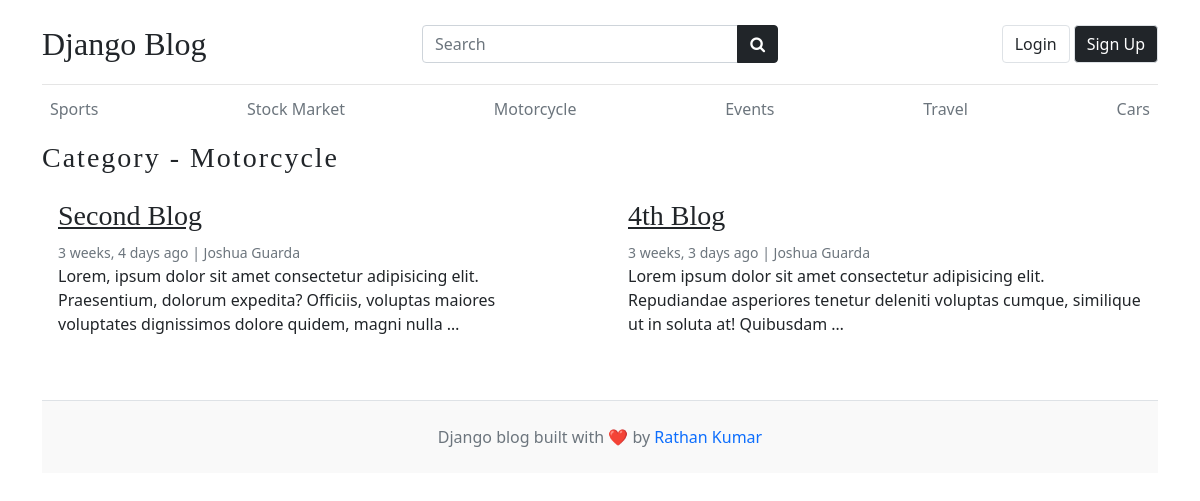
Page /category/3/ on the earlier database version.
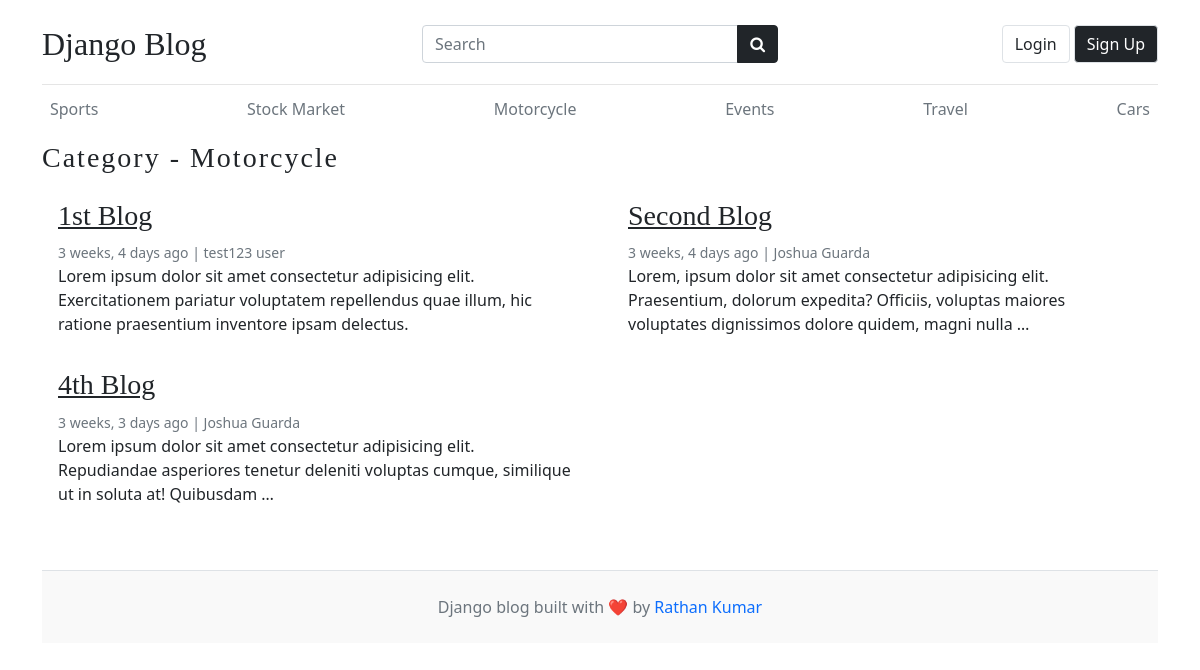
Same page on the later database version.
### blogs/models.py (models this page shows, shortened)
class Category(models.Model):
    category_name = models.CharField(max_length=50, unique= True)
    created_at = models.DateTimeField(auto_now_add=True)
    updated_at = models.DateTimeField(auto_now=True)
    def __str__(self) -> str:
        return self.category_name
    class Meta:
        verbose_name_plural = 'Categories'

class Blog(models.Model):
    title = models.CharField(max_length=100)
    slug = models.SlugField(max_length=150,unique=True, blank=True) # Slug is the - in the url This-is-My-first-Blog --> this should automatically created check setup in your admin.py
    category=models.ForeignKey(Category,on_delete=models.CASCADE)# if you delete the Category all Blog under that Category is deleted
    author = models.ForeignKey(User,on_delete=models.CASCADE)
    featured_image = models.ImageField(upload_to='uploads/%Y/%m/%d') # the Image uploaded will go to this directory NOTE: this directory will be create automatically using the declared name in upload_to
    short_description= models.TextField(max_length=500)
    blog_body=models.TextField(max_length=2000)
    status = models.CharField(choices=STATUS_CHOICES, default='Draft')  # the model field will depend on the choices since we use 0,1 as value that is why we use IntegerField
    is_featured= models.BooleanField(default = False)
    created_at = models.DateTimeField(auto_now_add=True)
    updated_at = models.DateTimeField(auto_now=True)

### blogs/views.py (the view)
def posts_by_category(request,category_id):
    posts = Blog.objects.filter(status='Published',category=category_id)
    category = Category.objects.get(id=category_id)
    context={
        'category':category,
        'posts':posts,
    }
    return render(request,'post_by_category.html',context)

### blogs/context_processors.py (called while the page is built)
def get_categories(request):
    categories = Category.objects.all()
    return dict(categories=categories)

def get_socials(request):
    socials = Socials.objects.all()
    return dict(socials=socials)

### templates/post_by_category.html (shortened to what this page needs)
{% extends "base.html" %}
{% load static %}
  {% block content %}
      <h3 class="text-upppercase text-dark" style="letter-spacing: 2px;">Category - {{category}} </h3>
      <div class="row mb-2">
          {% if posts %}
            {% for post in posts %}
                <div class="col-md-6">
                    <div class="card border-0">
                        <div class="card-body">
                            <h3><a href="{%url 'blogs' post.slug%}" class="text-dark">{{post.title}}</a></h3>
                            <small class="mb-1 text-muted">{{post.created_at| timesince}} ago | {{post.author.first_name}} {{post.author.last_name}}</small>
                            <p class="card-text">
                            {{post.short_description | truncatewords:20}}
                            </p>
                        </div>
                    </div>
                </div>
              {% endfor %}
            {% else %}
            <div class="col-md-2 my-5 lead">
              <p>No posts found</p>
            </div>
          {% endif %}
      </div>
  {% endblock content %}

### templates/base.html (shortened to what the changed rows need)
{% load static %}
<!DOCTYPE html>
<html lang="en">
    <head>
        <link href="https://cdn.jsdelivr.net/npm/bootstrap@5.0.2/dist/css/bootstrap.min.css" rel="stylesheet">
        <link rel="stylesheet" href="https://cdnjs.cloudflare.com/ajax/libs/font-awesome/4.7.0/css/font-awesome.min.css">
        <link type='text/css' href="{% static 'css/blog.css' %}" rel="stylesheet" />
    </head>
    <body>
        {% if hide_nav %}
        {% else %}
        <div class="container">
            <header class="blog-header py-3">
                <nav>
                </nav>
            </header>
        {% endif %}
        {% if hide_category %}
        {% else %}
            <div class="nav-scroller py-1 mb-2">
                <nav class="nav d-flex justify-content-between overflow-auto">
                    {% for category in categories %}
                        <a class="p-2 text-muted text-decoration-none" href="{%url 'posts_by_category' category.id%}">{{category}}</a>
                    {% endfor %}
                </nav>
            </div>
        {% endif %}
        {% block content %}{% endblock content %}
        {% if hide_footer %}
        {% else %}
            <footer class="blog-footer py-4 mt-5 text-center text-muted border-top">
                <div class="container">
                </div>
            </footer>
        {% endif %}
    </body>
</html>

Differences in the rows shown:
now on this page (row edited): Blog: title "1st Blog", created_at "3 weeks, 4 days", author.first_name "test123", author.last_name "user", short_description "Lorem ipsum dolor sit amet consectetur adipisicing elit. Exercitationem pariatur voluptatem repellendus quae illum, hic ratione praesentium inventore ipsam delectus."
